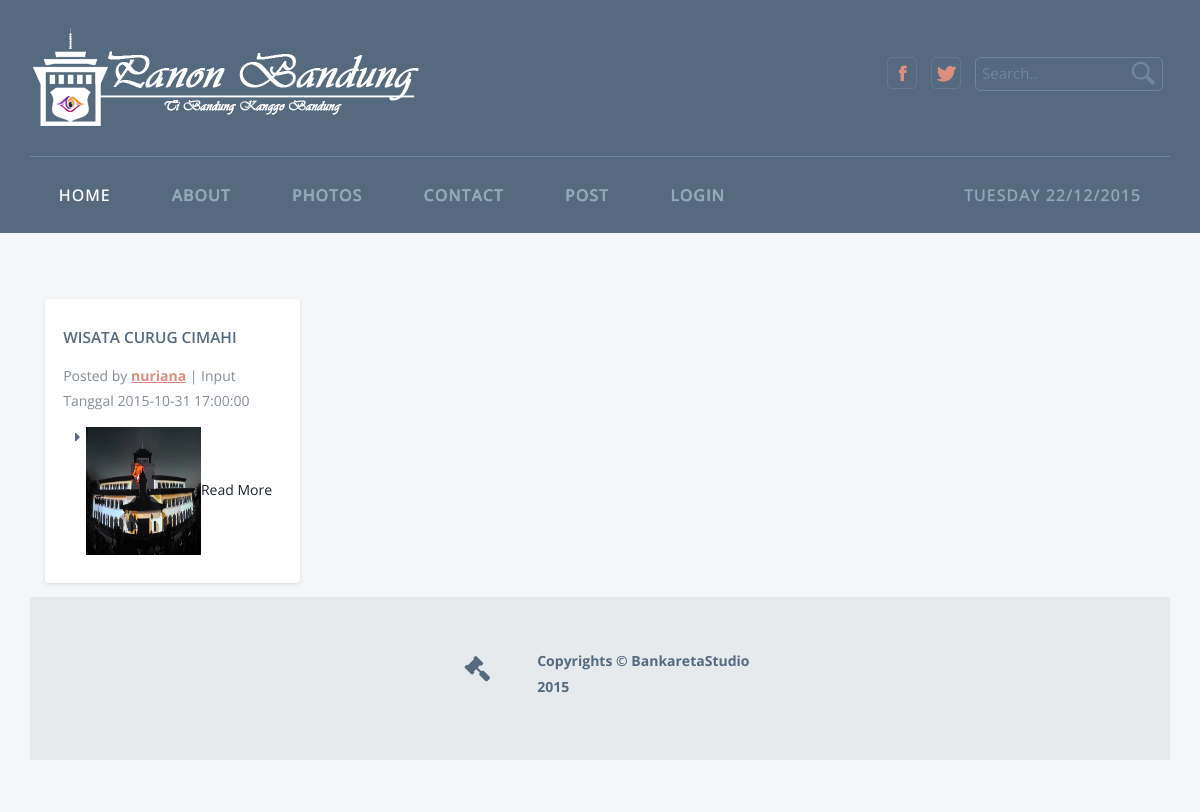
The page / on the database its author committed.
### tables this page shows
CREATE TABLE IF NOT EXISTS `data_item` (
  `id_item` int(11) NOT NULL AUTO_INCREMENT,
  `id_user` int(11) NOT NULL,
  `id_kategori` int(11) NOT NULL,
  `judul` varchar(35) NOT NULL,
  `deskripsi` text NOT NULL,
  `tgl_input` timestamp NOT NULL DEFAULT CURRENT_TIMESTAMP ON UPDATE CURRENT_TIMESTAMP,
  `id_lokasi` int(11) NOT NULL,
  `status` int(11) NOT NULL DEFAULT '0',
  PRIMARY KEY (`id_item`)
);

CREATE TABLE IF NOT EXISTS `data_user` (
  `id_user` int(11) NOT NULL AUTO_INCREMENT,
  `nama` varchar(80) NOT NULL,
  `email` varchar(150) NOT NULL,
  `pasword` varchar(75) NOT NULL,
  `status` int(11) NOT NULL DEFAULT '0',
  PRIMARY KEY (`id_user`)
);

CREATE TABLE IF NOT EXISTS `data_item_foto` (
  `id_item_foto` int(11) NOT NULL AUTO_INCREMENT,
  `id_item` int(11) NOT NULL,
  `nama_foto` text NOT NULL,
  `path` varchar(45) NOT NULL,
  PRIMARY KEY (`id_item_foto`)
);

### application/controllers/Home.php (called while the page is built, shortened)
<?php
class Home extends CI_Controller {
	function __construct() {
		$this->load->model(array('modelhome'));
	}
	function index()
	{
		$data=array(
			'tampildata'=>$this->modelhome->tampildata(),
			);
		$this->load->view('home',$data);
	}
}

### index.php (called while the page is built, shortened)
<?php
require_once BASEPATH.'core/CodeIgniter.php';

### application/models/Modelhome.php (called while the page is built, shortened)
<?php
class Modelhome extends CI_Model {
function tampildata()
{
$sql = "SELECT * FROM data_item
inner join kategori
on kategori.id_kategori= data_item.id_kategori
inner join lokasi
on lokasi.id_lokasi= data_item.id_lokasi
inner join data_user
on data_user.id_user= data_item.id_user
INNER JOIN data_item_foto
on data_item_foto.id_item= data_item.id_item
WHERE data_item.status = '1'
ORDER BY data_item.tgl_input DESC";
return $this->db->query($sql)->result();
}
}

### application/views/Home.php (the view, shortened to what this page needs)
<!DOCTYPE HTML>
<html>
<head>
<link href="<?= base_url() ?>assets/css/bootstrap.css" rel="stylesheet" type="text/css" media="all">
<link href="<?= base_url() ?>assets/css/style.css" rel="stylesheet" type="text/css" media="all" />
</head>
<body>
<div class="banner">
	<div class="container">
		<div class="header">
			<div class="logo">
				<a href="<?= base_url('home') ?>"><img src="<?= base_url() ?>assets/images/LOGO.png" class="img-responsive" alt="" /></a>
			</div>
			<div class="header-right">
				<ul>
					<li><a href="#"><i class="fb"> </i></a></li>
					<li><a href="#"><i class="twt"> </i></a></li>
				<li>
				<div class="search2">
					<form>
						<input type="text" value="Search.." onfocus="this.value = '';" onblur="if (this.value == '') {this.value = 'Search..';}">
						<input type="submit" value="">
					</form>
				</div></li>
					<div class="clearfix"></div>
				</ul>
			</div>
				<div class="clearfix"> </div>
			</div>
				<div class="head-nav">
						<ul class="cl-effect-15">
						<li class="active"><a href="<?= base_url('home') ?>">HOME</a></li>
							<li><a href="<?= base_url('about') ?>" data-hover="ABOUT">ABOUT</a></li>
							<li><a href="<?= base_url('photos') ?>" data-hover="PHOTOS">PHOTOS</a></li>
							<li><a href="<?= base_url('contact') ?>" data-hover="CONTACT">CONTACT</a></li>
							<li><a href="<?= base_url('input_data') ?>" data-hover="POST">POST</a></li>
							<?php if ($this->session->userdata('email') == TRUE){ ?>
								<li><a href="<?= base_url('input_data/logout') ?>" data-hover="LOGOUT">LOGOUT</a></li>
							<?php }else{ ?>
								<li><a href="<?= base_url('login') ?>" data-hover="LOGIN">LOGIN</a></li>
							<?php } ?>
							<li class="pull-right"><a href="" data-hover=""><?php echo "" . date("l d/m/Y");?></a></li>
						</ul>
				</div>
	</div>
</div>
<div class="content">
	<div class="container">
	 <div class="load_more">
			     <ul id="myList">
			        <li>
						<div class="l_g">
							<?php foreach($tampildata as $tampil){ ?>
							<div class="col-md-3 praesent">
								<div class="l_g_r">
									<div class="dapibus">
										<h2><?= $tampil->judul ?></h2>
										<p class="adm">Posted by <a href="#"><?= $tampil->nama ?></a>  | Input Tanggal <?= $tampil->tgl_input ?></p>
										<a href="<?= base_url('home/detail/'.$tampil->id_item) ?>"><img src="<?= base_url() ?><?= $tampil->path.$tampil->nama_foto ?>" alt="" style="width:128px;height:128px;></a>
										<p><?= substr($tampil->deskripsi,0,20) ?>... </p>
										<a href="<?= base_url('home/detail/'.$tampil->id_item) ?>" class="link">Read More</a>
									</div>
								</div>
							</div>
							<?php } ?>
							<div class="clearfix"></div>
						</div>
					</li>
<div class="footer">
		<div class="container">
			<div class="col-md-6 col-md-offset-4 contact-left">
				<div class="top1">
					<i class="ham"></i>
				</div>
				<div class="top2">
					<h6>Copyrights © BankaretaStudio</h6>
					<h6>2015</h6>
				</div>
	</div>
</body>
</html>

### assets/css/style.css (style rules this page uses)
h4, h5, h6, h1, h2, h3 { margin-top: 0; }
ul, ol { margin: 0; }
p { margin: 0; }
html,body { font-family: 'Open Sans', sans-serif; background:#fff; }
body a { transition:0.5s all; -webkit-transition:0.5s all; -moz-transition:0.5s all; -o-transition:0.5s all; -ms-transition:0.5s all; }
.header { padding: 2em 0; border-bottom: 1px solid #6f879a; }
.logo a { display:block; }
.logo { float: left; }
.head-nav ul li { display: inline-block; }
.head-nav ul li a { position: relative; display: inline-block; outline: none; color: #8ca9b9; text-decoration: none; text-transform: uppercase; letter-spacing: 1px; font-weight: 500; text-shadow: 0 0 1px rgba(255,255,255,0.3); font-size: 1em; margin: 0.8em 1.3em; }
.head-nav ul { padding:0; margin: 0; }
*, *:after, *::before { -webkit-box-sizing: border-box; -moz-box-sizing: border-box; box-sizing: border-box; }
.head-nav ul li { display: inline-block; margin: 0 .5em; outline: none; text-decoration: none; text-transform: uppercase; letter-spacing: 1px; font-weight: 400; font-size: 16px; }
.head-nav ul li a:hover,.head-nav ul li.active a { color:#fff; }
.cl-effect-15 a::before { color: #8ca9b9; content: attr(data-hover); position: absolute; -webkit-transition: -webkit-transform 0.3s, opacity 0.3s; -moz-transition: -moz-transform 0.3s, opacity 0.3s; transition: transform 0.3s, opacity 0.3s; }
.head-nav { padding: 1em 0; }
.header-right ul li { display: inline-block; float: left; }
.header-right { float: right; margin: 2.1em 0; }
.header-right ul { padding: 0; }
.header-right li { margin: 0 0.5em; }
i.fb { width: 30px; height: 32px; background: url(../images/img-sprite.png)no-repeat -153px -6px; float: left; vertical-align: middle; transition: 0.5s all; -webkit-transition: 0.5s all; -o-transition: 0.5s all; -moz-transition: 0.5s all; }
i.twt { width: 30px; height: 32px; background: url(../images/img-sprite.png)no-repeat -8px -40px; float: left; vertical-align: middle; transition: 0.5s all; -webkit-transition: 0.5s all; -o-transition: 0.5s all; -moz-transition: 0.5s all; }
.search2 { position: relative; padding: 4px; width: 100%; margin: 0; border: 1px solid #6f879a; border-radius: 0.4em; }
.search2 input[type="text"] { outline: none; color: #6f879a; background: none; font-size: 15px; border: none; width: 79.33%; }
.search2 input[type="submit"] { background: url('../images/sprit-1.png') no-repeat 0px -2px; padding: 6px 18px; border: none; cursor: pointer; position: absolute; outline: none; top: 0px; right: 0px; }
.banner { background:#556a7f; }
.content { background:#f5f6f7; padding:3em 0; }
.dapibus { background: #fff; padding: 2em 1.3em; box-shadow: 0px 1px 5px -1px rgba(104, 123, 144, 0.31); border-radius: 0.3em; }
.content h2 { text-align: center; font-size: 1.1em; font-weight: 600; color: #556a7f; text-transform: uppercase; text-align: left; line-height: 1.4em; margin:0; }
p.adm { color: #868f98; font-size: 1em; font-weight: 400; line-height: 1.8em; text-align: left; padding: 1em 0; }
p.adm a { color: #dc8e7f; font-weight: 700; text-decoration: underline; }
.content p { color: #868f98; font-size: 1em; font-weight: 400; line-height: 1.8em; text-align: left; padding: 1em 0; }
.link { background: url(../images/arrow.png) no-repeat -1px 5px; display: inline-block; padding: 0 0 0 13px; line-height: 20px; font-size: 1em; font-style: normal; color: #dc8e7f; font-weight: 700; }
.footer { background: #e7eaec; padding: 4em 0; text-align: center; }
.top1 { float: left; width: 14%; margin-right: 3%; }
.top2 { float: right; width: 82%; }
i.ham { width: 32px; height: 32px; background: url(../images/img-sprite.png)no-repeat -4px -2px; display: inline-block; vertical-align: middle; }
.footer h6 { color: #556a7f; font-size: 1em; font-weight: 700; text-align: left; }
.container:after { content: "\0020"; display: block; height: 0; clear: both; visibility: hidden; }
.clearfix:before, .clearfix:after, .row:before, .row:after { content: '\0020'; display: block; overflow: hidden; visibility: hidden; width: 0; height: 0; }
.row:after, .clearfix:after { clear: both; }
#myList li { display:none; list-style-type:none; }
.l_g:after { clear: both; }
.load_more { text-align:center; padding: 10px 0; }
.l_g { margin: 1em 0px; }
ul#myList { padding: 0; }

### rows shown on the page
data_item: judul "WISATA CURUG CIMAHI", id_user.nama "nuriana", tgl_input "2015-10-31 17:00:00", data_item_foto.path+nama_foto (picture)
